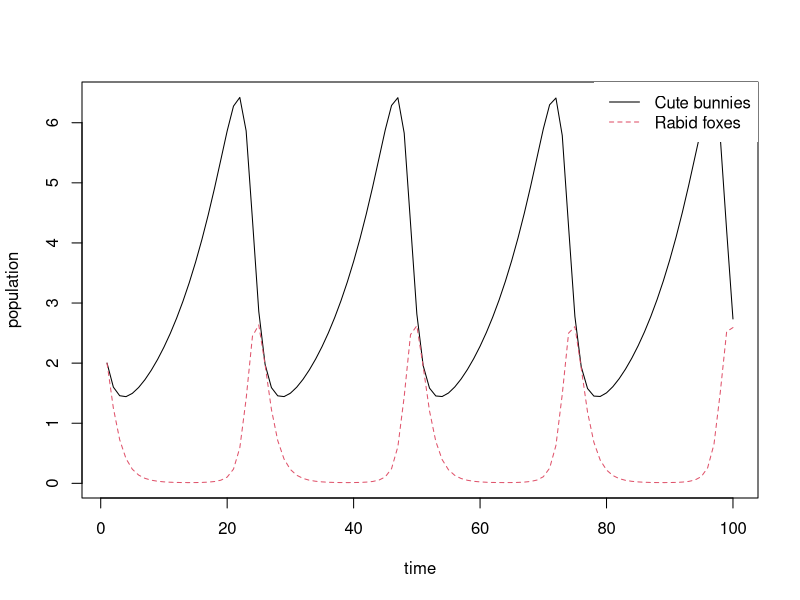
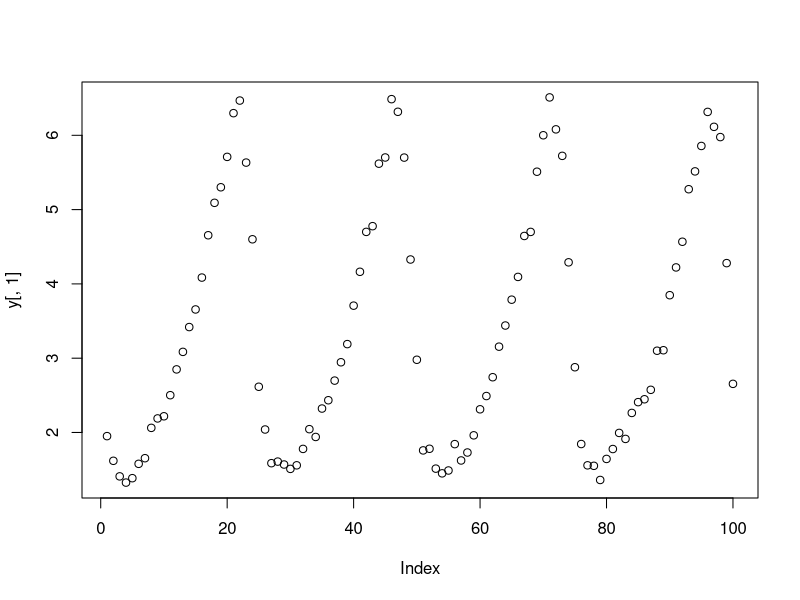
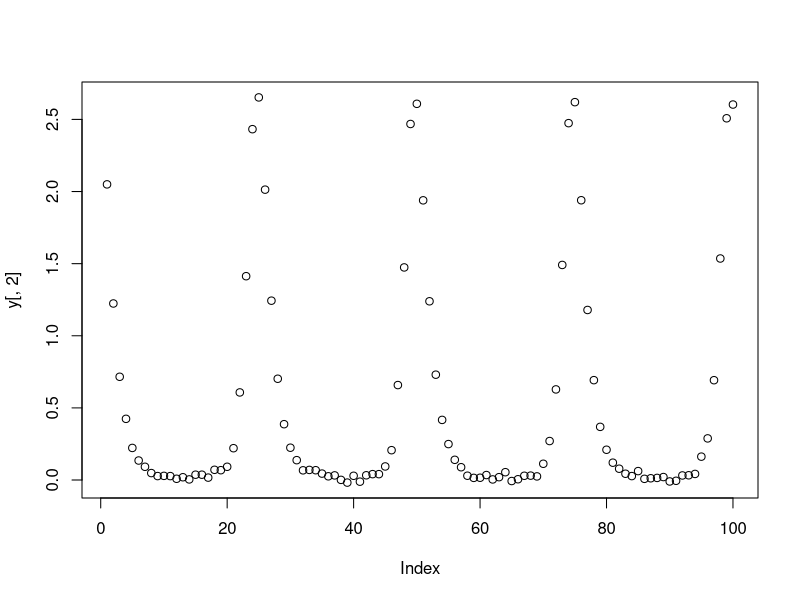

Here is the R script that generated these plots, in order: (Note: this script raises an error after producing the figures.)
################################################################################################
###################### Lotka-Volterra ##########################################################
################################################################################################
################################################################################################

library(deSolve)

LotVmod <- function (Time, State, Pars) {
  with(as.list(c(State, Pars)), {
    dx = x*alpha - beta*x*y
    dy = -y*gamma + delta*y*x
    return(list(c(dx, dy)))
  })
}

Pars <- c(alpha = 0.1, beta = 0.2, gamma = 1, delta = 0.3)
State <- c(x = 2, y = 2)
Time <- seq(0, 99, by = 1)

out <- as.data.frame(ode(func = LotVmod, y = State, parms = Pars, times = Time))

matplot(out[,-1], type = "l", xlab = "time", ylab = "population")
legend("topright", c("Cute bunnies", "Rabid foxes"), lty = c(1,2), col = c(1,2), box.lwd = 0)

t=out$time
y=matrix(c(out$x,out$y),length(out$x),2,byrow=FALSE)
set.seed(1530)
true.sd=apply(y,2,mean)
true.sd=true.sd*0.04
true.y=y[,1]
y[,1]=y[,1]+rnorm(length(y[,1]),0,sd=true.sd[1])
y[,2]=y[,2]+rnorm(length(y[,2]),0,sd=true.sd[2])
plot(y[,1])
plot(y[,2])

q=c(20,20)
nit=10000
burn.in=5000
out=ode.mcmc_C(y,t,q=q,nit=nit, burn.in=burn.in,progr=TRUE)



########################################################################
######################## Chains and Plots ##############################
########################################################################
for(k in 1:dim(y)[2]){
  plot(t,y[,k],
       xlab="Time Points",
       ylab=eval(bquote(expression(y[.(k)]))))
  lines(t,out$post.x[,k], col=4)
  # legend("topright", legend="post.x", lty=1,pch=NA,lwd=2,col="blue")

  plot(out$chain.lam_teta[burn.in:nit,k], type="l",
       xlab="iteration (after warm-up)",
       ylab=eval(bquote(expression(theta[.(k)]))))

    plot(out$chain.sigma_y[burn.in:nit,k], type="l",
     xlab="iteration (after warm-up)",
     ylab=expression(sigma["y"]^2))

}

plot(out$chain.lam_beta[burn.in:nit], type="l")
plot(out$chain.sigma_d[burn.in:nit], type="l")
plot(out$chain.mu[burn.in:nit], type="l")

plot(t,y[,1])
lines(t,out$post.g1+out$mean.mu,col=4) ###blue
lines(t,out$post.x[,1],col=2) ###red


est.beta=matrix(c(round(out$mean.beta,3),round(out$sd.beta,3)),length(out$mean.beta),2,byrow=FALSE)
colnames(est.beta)=c("mean","sd")
est.beta
credib=apply(out$chain.beta[burn.in:nit,],2,quantile,probs=c(0.025,0.5,0.975))
colnames(credib)=c("alpha","beta")
round(t(credib),3)

round(out$mean.mu,3)
round(out$sd.mu,3)
round(quantile(out$chain.mu[burn.in:nit],probs=c(0.025,0.5,0.975)),3)


round(true.sd[1]^2,5)

round(out$mean.sigma_d,5)
round(median(out$chain.sigma_d[burn.in:nit]),5)

round(out$mean.sigma_y,5)[1]
round(median(out$chain.sigma_y[burn.in:nit,1]),5)


round(out$sd.var_d,5)
round(out$sd.var_y[1],5)

# # now the confidence bands 95%
# qtl=abs(qnorm(0.025))
# plot(t,y[,1],ylim=c(0,7.5))
# upp.limit=out$mean.mu+out$post.g1+qtl*sqrt(out$mean.sigma_d)
# low.limit=out$mean.mu+out$post.g1-qtl*sqrt(out$mean.sigma_d)
# polygon(c(t, rev(t)), c(upp.limit, rev(low.limit)), col = "grey80", border = NA)
# points(t,y[,1])
# lines(t,out$mean.mu+out$post.g1,col=4) ###blue
# lines(t, upp.limit , lty = "dotted")
# lines(t, low.limit, lty = "dotted")
# 
# 
# # now the confidence bands 99%
# qtl=abs(qnorm(0.005))
# plot(t,y[,1],ylim=c(0,7.5))
# upp.limit=out$mean.mu+out$post.g1+qtl*sqrt(out$mean.sigma_d)
# low.limit=out$mean.mu+out$post.g1-qtl*sqrt(out$mean.sigma_d)
# polygon(c(t, rev(t)), c(upp.limit, rev(low.limit)), col = "grey80", border = NA)
# points(t,y[,1])
# lines(t,out$mean.mu+out$post.g1,col=4) ###blue
# lines(t, upp.limit , lty = "dotted")
# lines(t, low.limit, lty = "dotted")
# 



plot(t,y[,1],
     main="",
     pch=5,
     cex=1,
     xlab="time", xlim=c(0,99),
     ylab=expression(y["1"]))
points(t,out$post.g1+out$mean.mu,
       type="l",
       pch=19,
       lty="longdash",
       cex=0.8,
       lwd=1.5,
       col=2) ## red
points(t,true.y,
       type="l",
       pch=15,
       lty="solid",
       cex=0.8,
       lwd=1.5, 
       col=4) ## blue
points(t,out$post.x[,1],
       type="l",
       pch=15,
       lty="dotted",
       cex=0.8,
       lwd=1.5, 
       col=6) ## green
